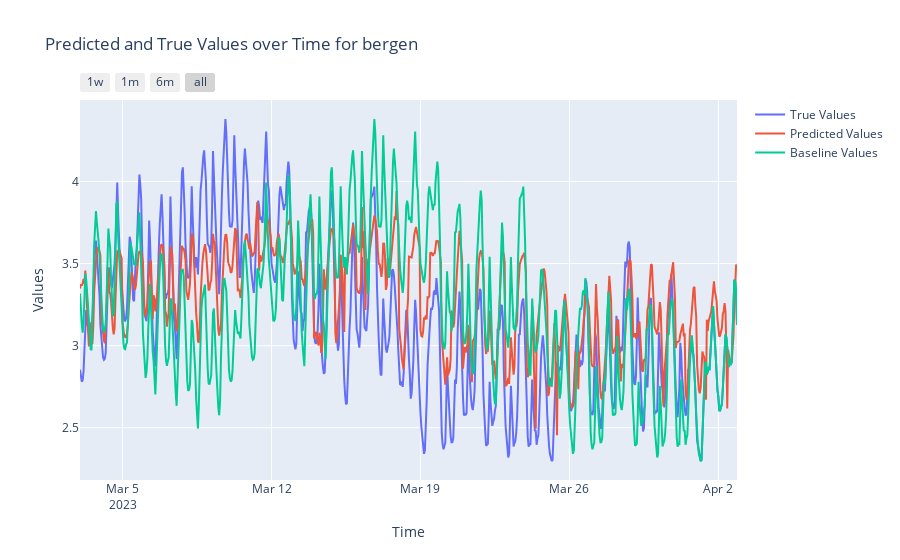
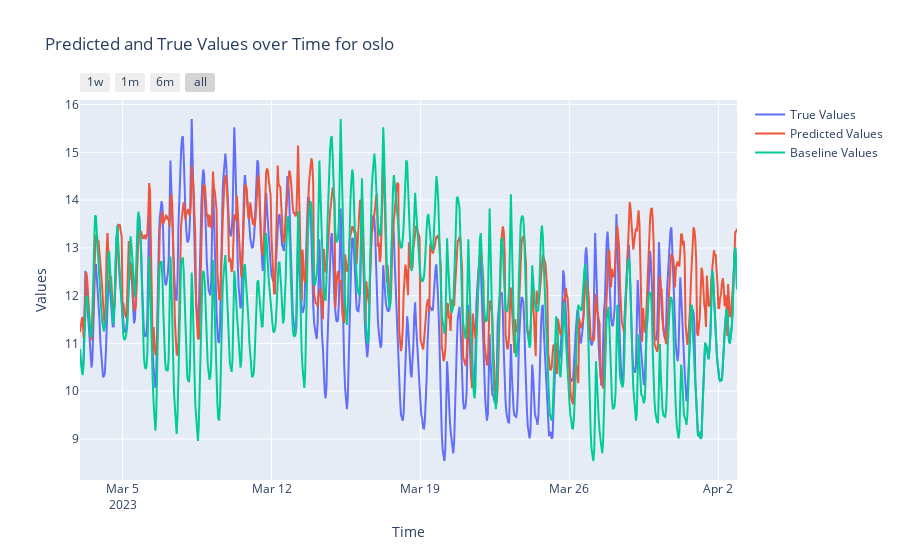
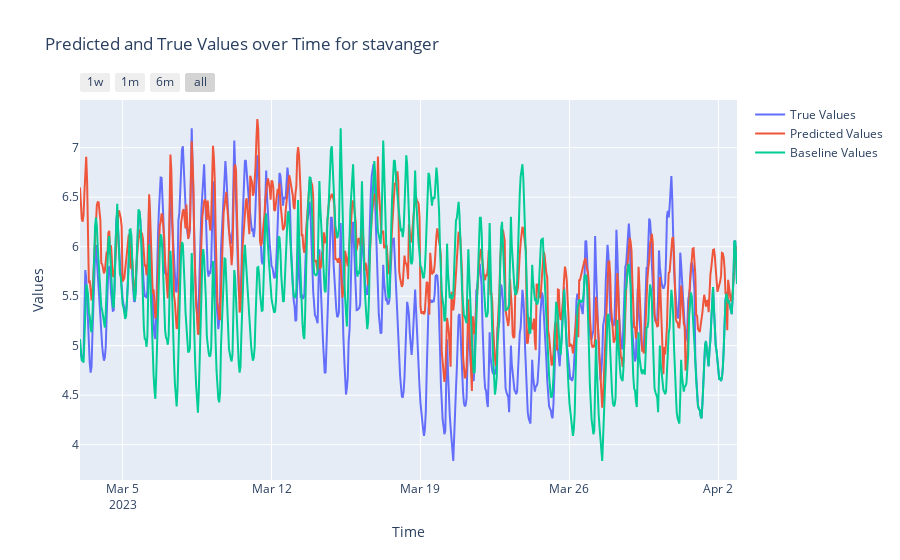
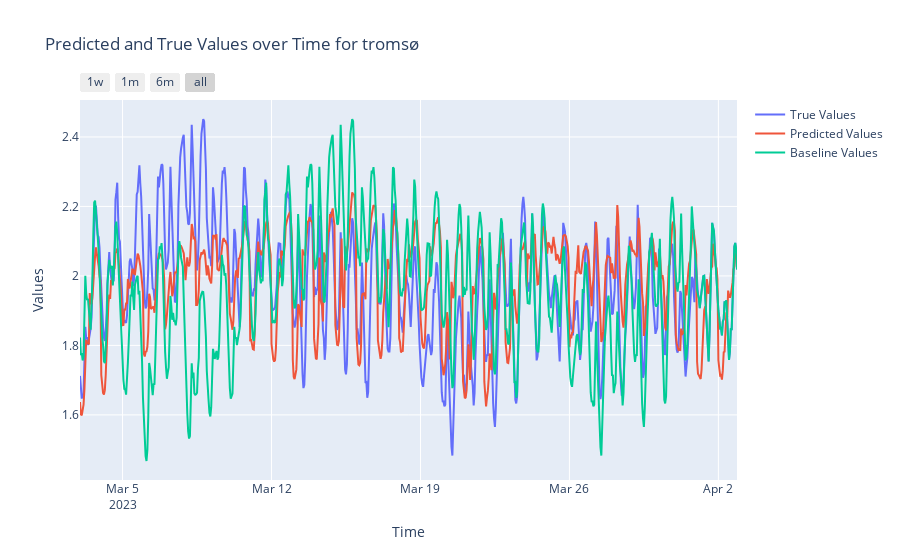

The notebook cell saved with these charts, in order:
### Code cell
import plotly.graph_objects as go




combined_individual_predictions = combined_predictions_entire



# Plot the results for each location
for location in  combined_predictions_entire['original_location'].unique():
    subset_df = combined_predictions_entire[combined_predictions_entire['original_location'] == location]

    subset_df.sort_values(by='time', inplace=True)
    
    time = subset_df['time']
    true_values = subset_df['consumption']
    predicted_values = subset_df['prediction_label']
    errors = true_values - predicted_values

    fig = go.Figure()

    # Add traces for true values, predicted values, and absolute percentage errors
    fig.add_trace(go.Scatter(x=time, y=true_values, mode='lines', name='True Values'))
    fig.add_trace(go.Scatter(x=time, y=predicted_values, mode='lines', name='Predicted Values'))
    fig.add_trace(go.Scatter(x=time, y=last_seen_predictions_by_locations[location], mode='lines', name='Baseline Values'))
    

    # Update layout for better visualization
    fig.update_layout(
        title=f'Predicted and True Values over Time for {location}',
        xaxis_title='Time',
        yaxis_title='Values',
        xaxis=dict(
            rangeselector=dict(
                buttons=list([
                    dict(count=7, label="1w", step="day", stepmode="backward"),
                    dict(count=1, label="1m", step="month", stepmode="backward"),
                    dict(count=6, label="6m", step="month", stepmode="backward"),
                    dict(step="all")
                ])
            ),
            type="date"
        ),
        showlegend=True
    )

    fig.show()

### Figure 1 — Plotly figure (JSON) as saved in the notebook; plotly's stock layout.template omitted (floating-point values rounded to 4 significant figures; data arrays with more than 128 entries replaced by an {"elided": "..."} marker saying what was removed)
{"data": [{"mode": "lines", "name": "True Values", "type": "scatter", "x": {"elided": "742 str values"}, "y": {"elided": "742 float values"}}, {"mode": "lines", "name": "Predicted Values", "type": "scatter", "x": {"elided": "742 str values"}, "y": {"elided": "742 float values"}}, {"mode": "lines", "name": "Baseline Values", "type": "scatter", "x": {"elided": "742 str values"}, "y": {"elided": "742 float values"}}], "layout": {"showlegend": true, "title": {"text": "Predicted and True Values over Time for bergen"}, "xaxis": {"rangeselector": {"buttons": [{"count": 7, "label": "1w", "step": "day", "stepmode": "backward"}, {"count": 1, "label": "1m", "step": "month", "stepmode": "backward"}, {"count": 6, "label": "6m", "step": "month", "stepmode": "backward"}, {"step": "all"}]}, "title": {"text": "Time"}, "type": "date"}, "yaxis": {"title": {"text": "Values"}}}}

### Figure 2 — Plotly figure (JSON) as saved in the notebook; plotly's stock layout.template omitted (floating-point values rounded to 4 significant figures; data arrays with more than 128 entries replaced by an {"elided": "..."} marker saying what was removed)
{"data": [{"mode": "lines", "name": "True Values", "type": "scatter", "x": {"elided": "742 str values"}, "y": {"elided": "742 float values"}}, {"mode": "lines", "name": "Predicted Values", "type": "scatter", "x": {"elided": "742 str values"}, "y": {"elided": "742 float values"}}, {"mode": "lines", "name": "Baseline Values", "type": "scatter", "x": {"elided": "742 str values"}, "y": {"elided": "742 float values"}}], "layout": {"showlegend": true, "title": {"text": "Predicted and True Values over Time for oslo"}, "xaxis": {"rangeselector": {"buttons": [{"count": 7, "label": "1w", "step": "day", "stepmode": "backward"}, {"count": 1, "label": "1m", "step": "month", "stepmode": "backward"}, {"count": 6, "label": "6m", "step": "month", "stepmode": "backward"}, {"step": "all"}]}, "title": {"text": "Time"}, "type": "date"}, "yaxis": {"title": {"text": "Values"}}}}

### Figure 3 — Plotly figure (JSON) as saved in the notebook; plotly's stock layout.template omitted (floating-point values rounded to 4 significant figures; data arrays with more than 128 entries replaced by an {"elided": "..."} marker saying what was removed)
{"data": [{"mode": "lines", "name": "True Values", "type": "scatter", "x": {"elided": "742 str values"}, "y": {"elided": "742 float values"}}, {"mode": "lines", "name": "Predicted Values", "type": "scatter", "x": {"elided": "742 str values"}, "y": {"elided": "742 float values"}}, {"mode": "lines", "name": "Baseline Values", "type": "scatter", "x": {"elided": "742 str values"}, "y": {"elided": "742 float values"}}], "layout": {"showlegend": true, "title": {"text": "Predicted and True Values over Time for stavanger"}, "xaxis": {"rangeselector": {"buttons": [{"count": 7, "label": "1w", "step": "day", "stepmode": "backward"}, {"count": 1, "label": "1m", "step": "month", "stepmode": "backward"}, {"count": 6, "label": "6m", "step": "month", "stepmode": "backward"}, {"step": "all"}]}, "title": {"text": "Time"}, "type": "date"}, "yaxis": {"title": {"text": "Values"}}}}

### Figure 4 — Plotly figure (JSON) as saved in the notebook; plotly's stock layout.template omitted (floating-point values rounded to 4 significant figures; data arrays with more than 128 entries replaced by an {"elided": "..."} marker saying what was removed)
{"data": [{"mode": "lines", "name": "True Values", "type": "scatter", "x": {"elided": "742 str values"}, "y": {"elided": "742 float values"}}, {"mode": "lines", "name": "Predicted Values", "type": "scatter", "x": {"elided": "742 str values"}, "y": {"elided": "742 float values"}}, {"mode": "lines", "name": "Baseline Values", "type": "scatter", "x": {"elided": "742 str values"}, "y": {"elided": "742 float values"}}], "layout": {"showlegend": true, "title": {"text": "Predicted and True Values over Time for tromsø"}, "xaxis": {"rangeselector": {"buttons": [{"count": 7, "label": "1w", "step": "day", "stepmode": "backward"}, {"count": 1, "label": "1m", "step": "month", "stepmode": "backward"}, {"count": 6, "label": "6m", "step": "month", "stepmode": "backward"}, {"step": "all"}]}, "title": {"text": "Time"}, "type": "date"}, "yaxis": {"title": {"text": "Values"}}}}
